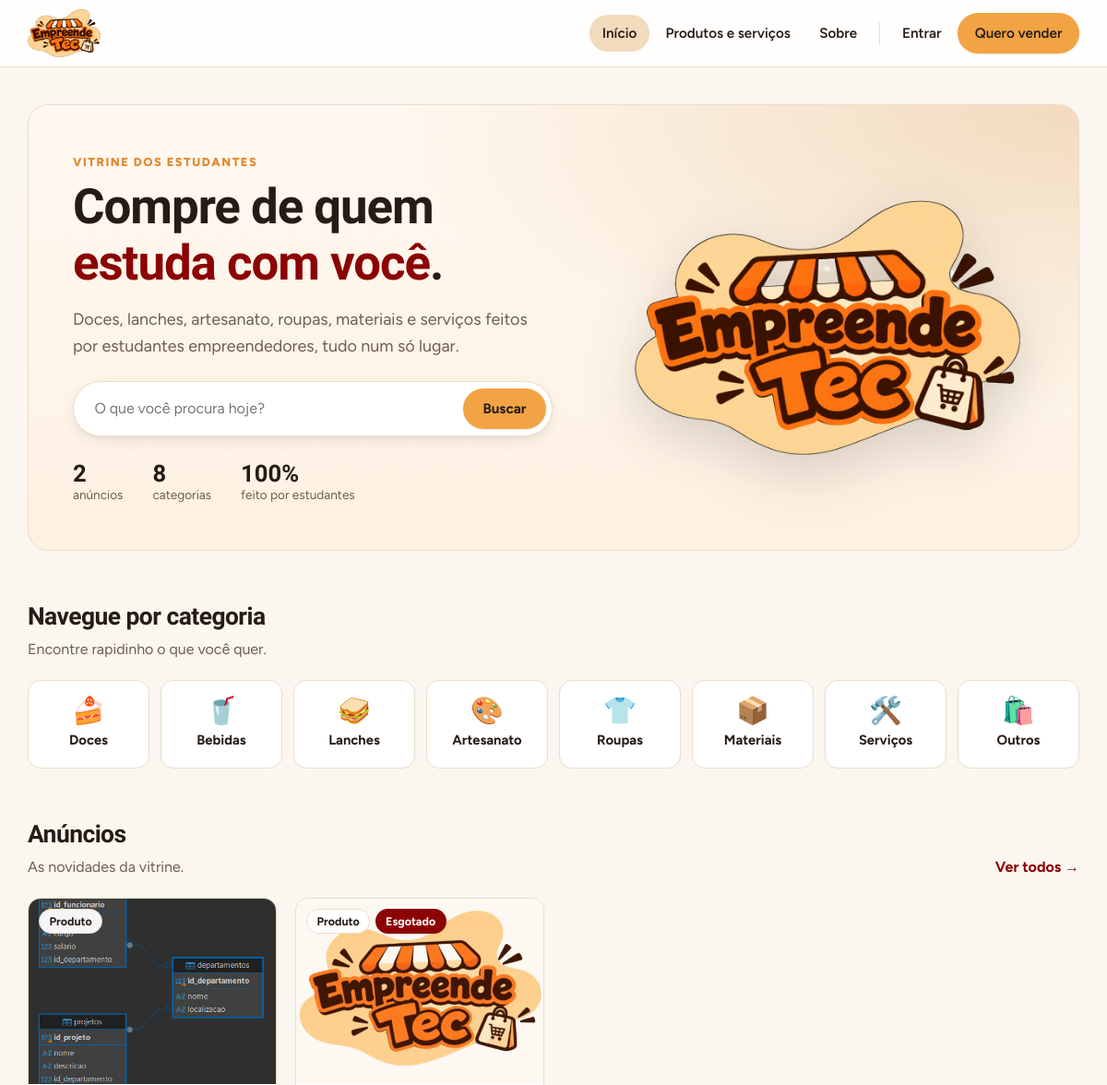
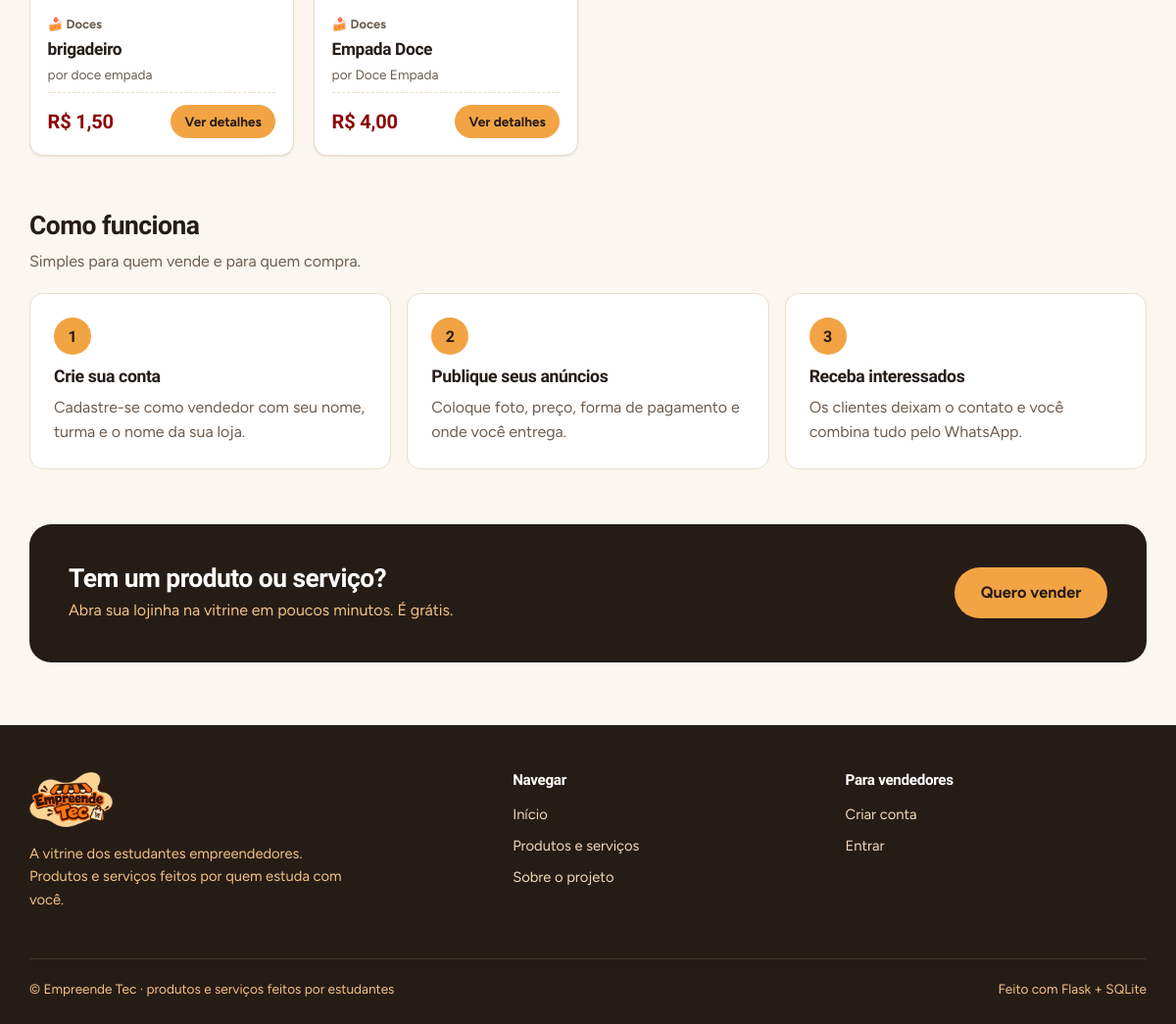
The page / on the database its author committed (2 pictures, top to bottom).
### tables this page shows
CREATE TABLE categorias(
  id INTEGER PRIMARY KEY AUTOINCREMENT, nome TEXT NOT NULL UNIQUE, icone TEXT);

CREATE TABLE produtos(
  id INTEGER PRIMARY KEY AUTOINCREMENT,
  usuario_id INTEGER NOT NULL REFERENCES usuarios(id) ON DELETE CASCADE,
  categoria_id INTEGER NOT NULL REFERENCES categorias(id),
  tipo TEXT NOT NULL DEFAULT 'Produto', nome TEXT NOT NULL, descricao TEXT NOT NULL,
  preco REAL NOT NULL, quantidade INTEGER NOT NULL, pagamento TEXT NOT NULL,
  local_entrega TEXT NOT NULL, whatsapp TEXT NOT NULL, imagem TEXT DEFAULT '',
  views INTEGER DEFAULT 0, created_at TEXT, status TEXT DEFAULT 'Disponível');

CREATE TABLE usuarios(
  id INTEGER PRIMARY KEY AUTOINCREMENT, nome TEXT NOT NULL, turma TEXT NOT NULL,
  email TEXT NOT NULL, telefone TEXT NOT NULL,
  usuario TEXT NOT NULL UNIQUE COLLATE NOCASE, senha TEXT NOT NULL,
  foto TEXT DEFAULT '', loja TEXT DEFAULT '');

### app.py (the view)
@app.route('/')
def index():
    return render_template('index.html', destaques=buscar({}))  # todos os anúncios cadastrados

### app.py (called while the page is built)
def conectar():
    c = sqlite3.connect(DB)
    c.row_factory = sqlite3.Row
    c.execute('PRAGMA foreign_keys=ON')
    return c

def db():
    if 'db' not in g:
        g.db = conectar()
    return g.db

@app.teardown_appcontext
def fechar(_):
    c = g.pop('db', None)
    if c:
        c.close()

def q(sql, args=(), one=False):
    rows = db().execute(sql, args).fetchall()
    return (rows[0] if rows else None) if one else rows

@app.before_request
def carregar_usuario():
    uid = session.get('user_id')
    g.user = q('SELECT * FROM usuarios WHERE id=?', (uid,), True) if uid else None

@app.context_processor
def contexto():
    return dict(user=g.get('user'), categorias=q('SELECT * FROM categorias ORDER BY id'), TIPOS=TIPOS)

@app.template_filter('brl')
def brl(v):
    return 'R$ ' + f'{v:,.2f}'.replace(',', 'X').replace('.', ',').replace('X', '.')

def buscar(args, so_disponiveis=False, limite=None):
    w, a = [], []
    if so_disponiveis:
        w.append("p.status='Disponível'")
    if args.get('q'):
        w.append('(p.nome LIKE ? OR p.descricao LIKE ?)')
        a += [f"%{args['q']}%"] * 2
    if args.get('tipo') in TIPOS:
        w.append('p.tipo=?'); a.append(args['tipo'])
    if str(args.get('categoria', '')).isdigit():
        w.append('p.categoria_id=?'); a.append(int(args['categoria']))
    sql = SEL + (' WHERE ' + ' AND '.join(w) if w else '') + ' ORDER BY p.id DESC'
    if limite:
        sql += f' LIMIT {int(limite)}'
    return q(sql, a)

### templates/index.html (shortened to what this page needs)
{% extends 'base.html' %}{% from '_card.html' import card %}
{% block conteudo %}
<section class="hero">
  <div>
    <span class="sobretitulo">Vitrine dos estudantes</span>
    <h1>Compre de quem <em>estuda com você</em>.</h1>
    <p class="lead">Doces, lanches, artesanato, roupas, materiais e serviços feitos por estudantes empreendedores, tudo num só lugar.</p>
    <form class="busca-hero" method="get" action="{{ url_for('produtos') }}" role="search">
      <input id="busca" name="q" placeholder="O que você procura hoje?">
      <button class="btn">Buscar</button>
    </form>
    <div class="numeros">
      <div><strong>{{ destaques|length }}</strong><span>anúncios</span></div>
      <div><strong>{{ categorias|length }}</strong><span>categorias</span></div>
      <div><strong>100%</strong><span>feito por estudantes</span></div>
    </div>
  </div>
  <div class="hero-arte"><img src="{{ url_for('static', filename='img/logo.png') }}" alt="Empreende Tec"></div>
</section>
<section class="secao">
  <div class="secao-topo">
    <div><h2>Navegue por categoria</h2><p>Encontre rapidinho o que você quer.</p></div>
  </div>
  <div class="cats">
    {% for c in categorias %}<a class="cat" href="{{ url_for('produtos', categoria=c.id) }}"><span>{{ c.icone }}</span>{{ c.nome }}</a>{% endfor %}
  </div>
</section>
<section class="secao">
  <div class="secao-topo">
    <div><h2>Anúncios</h2><p>As novidades da vitrine.</p></div>
    <a href="{{ url_for('produtos') }}">Ver todos →</a>
  </div>
  {% if destaques %}
    <div class="grid">{% for p in destaques %}{{ card(p) }}{% endfor %}</div>
  {% else %}
    <div class="vazio"><span>🛍️</span><h3>Ainda não há anúncios</h3><p>Seja o primeiro a mostrar o seu trabalho.</p><a class="btn" href="{{ url_for('cadastro') }}">Anunciar agora</a></div>
  {% endif %}
</section>
<section class="secao">
  <div class="secao-topo"><div><h2>Como funciona</h2><p>Simples para quem vende e para quem compra.</p></div></div>
  <div class="passos">
    <div class="passo"><b>1</b><h3>Crie sua conta</h3><p>Cadastre-se como vendedor com seu nome, turma e o nome da sua loja.</p></div>
    <div class="passo"><b>2</b><h3>Publique seus anúncios</h3><p>Coloque foto, preço, forma de pagamento e onde você entrega.</p></div>
    <div class="passo"><b>3</b><h3>Receba interessados</h3><p>Os clientes deixam o contato e você combina tudo pelo WhatsApp.</p></div>
  </div>
</section>
<section class="secao chamada">
  <div><h2>Tem um produto ou serviço?</h2><p>Abra sua lojinha na vitrine em poucos minutos. É grátis.</p></div>
  <a class="btn btn-lg" href="{{ url_for('cadastro') }}">Quero vender</a>
</section>
{% endblock %}

### templates/base.html (shortened to what this page needs)
<!doctype html>
<html lang="pt-BR">
<head>
  <link rel="stylesheet" href="{{ url_for('static', filename='css/cores.css') }}">
</head>
<body>
  {% set ep = request.endpoint %}
  <header class="topo">
    <div class="wrap">
      <a class="marca" href="{{ url_for('index') }}" aria-label="Empreende Tec - início">
        <img src="{{ url_for('static', filename='img/logo.png') }}" alt="Empreende Tec" class="logo">
      </a>
      <nav class="menu">
        <a href="{{ url_for('index') }}" class="{{ 'ativo' if ep=='index' }}">Início</a>
        <a href="{{ url_for('produtos') }}" class="{{ 'ativo' if ep in ('produtos','produto') }}">Produtos e
          serviços</a>
        <a href="{{ url_for('sobre') }}" class="{{ 'ativo' if ep=='sobre' }}">Sobre</a>
        {% if user %}
        <a href="{{ url_for('painel') }}" class="{{ 'ativo' if ep in ('painel','novo_produto','editar') }}">Meu
          painel</a>
        <a href="{{ url_for('perfil') }}" class="{{ 'ativo' if ep in ('perfil','editar_perfil') }}">Perfil</a>
        <a href="{{ url_for('logout') }}">Sair</a>
        {% else %}
        <a href="{{ url_for('login') }}" class="{{ 'ativo' if ep=='login' }}">Entrar</a>
        <a class="btn" href="{{ url_for('cadastro') }}">Quero vender</a>
        {% endif %}
      </nav>
    </div>
  </header>
  <main>
    <div class="wrap">
      {% block conteudo %}{% endblock %}
    </div>
  </main>
  <footer class="rodape">
    <div class="wrap">
      <div class="rodape-grid">
        <div>
          <img src="{{ url_for('static', filename='img/logo.png') }}" alt="Empreende Tec" class="logo">
          <p>A vitrine dos estudantes empreendedores. Produtos e serviços feitos por quem estuda com você.</p>
        </div>
        <div>
          <h4>Navegar</h4>
          <ul>
            <li><a href="{{ url_for('index') }}">Início</a></li>
            <li><a href="{{ url_for('produtos') }}">Produtos e serviços</a></li>
            <li><a href="{{ url_for('sobre') }}">Sobre o projeto</a></li>
          </ul>
        </div>
        <div>
          <h4>Para vendedores</h4>
          <ul>
            {% if user %}
            <li><a href="{{ url_for('painel') }}">Meu painel</a></li>
            <li><a href="{{ url_for('novo_produto') }}">Novo anúncio</a></li>
            <li><a href="{{ url_for('perfil') }}">Meu perfil</a></li>
            {% else %}
            <li><a href="{{ url_for('cadastro') }}">Criar conta</a></li>
            <li><a href="{{ url_for('login') }}">Entrar</a></li>
            {% endif %}
          </ul>
        </div>
      </div>
      <div class="rodape-fim">
        <span>© Empreende Tec · produtos e serviços feitos por estudantes</span>
        <span>Feito com Flask + SQLite</span>
      </div>
    </div>
  </footer>
</body>
</html>

### templates/_card.html
{% macro card(p) %}
<article class="card produto-card">
  <div class="foto">
    {% if p.imagem %}<img src="{{ url_for('uploaded_file', filename=p.imagem) }}" alt="{{ p.nome }}" loading="lazy">
    {% else %}<img class="sem-foto" src="{{ url_for('static', filename='img/logo.png') }}" alt="" loading="lazy">{% endif %}
    <div class="selos">
      <span class="tag">{{ p.tipo }}</span>
      {% if p.status=='Esgotado' %}<span class="tag tag-esgotado">Esgotado</span>{% endif %}
    </div>
  </div>
  <div class="corpo">
    <span class="cat-nome">{{ p.icone }} {{ p.categoria }}</span>
    <h3><a href="{{ url_for('produto', produto_id=p.id) }}">{{ p.nome }}</a></h3>
    <span class="vendedor">por {{ p.loja or p.vendedor }}</span>
    <div class="rodape-card">
      <span class="preco">{{ p.preco|brl }}</span>
      <span class="btn btn-sm">Ver detalhes</span>
    </div>
  </div>
</article>
{% endmacro %}

### rows shown on the page
categorias: icone "🍰", nome "Doces"
categorias: icone "🥤", nome "Bebidas"
categorias: icone "🥪", nome "Lanches"
categorias: icone "🎨", nome "Artesanato"
categorias: icone "👕", nome "Roupas"
categorias: icone "📦", nome "Materiais"
categorias: icone "🛠️", nome "Serviços"
categorias: icone "🛍️", nome "Outros"
produtos: imagem (picture), tipo "Produto", icone "🍰", categoria "Doces", nome "brigadeiro", loja "doce empada", preco|brl "R$ 1,50"
produtos: imagem (picture), tipo "Produto", status "Esgotado", icone "🍰", categoria "Doces", nome "Empada Doce", loja "Doce Empada", preco|brl "R$ 4,00"

### other values the page prints
{{ destaques|length }} "2"
{{ categorias|length }} "8"
